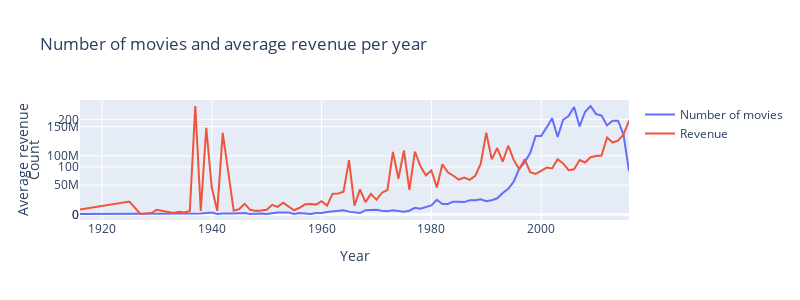

Notebook code for this chart:
### Code cell
# What's the number of movies vs. revenue by year?
d1 = df_expanded_movies_plus_IMDB['title_year'].value_counts().sort_index()
d2 = df_expanded_movies_plus_IMDB.groupby(['title_year'])['revenue'].mean()
data = [go.Scatter(x=d1.index, y=d1.values, name='Number of movies'), go.Scatter(x=d2.index, y=d2.values, name='Revenue', yaxis='y2')]
layout = go.Layout(
                  
                  dict(title = "Number of movies and average revenue per year",
                  xaxis = dict(title = 'Year'),
                  yaxis = dict(title = 'Count'),
                  yaxis2=dict(title='Average revenue', overlaying='y', side='bottom')
                  ),
                   autosize = True,
                   width=800,
                   height = 300,
                   legend=dict(orientation="v")
                  )
py.iplot(dict(data=data, layout=layout))
